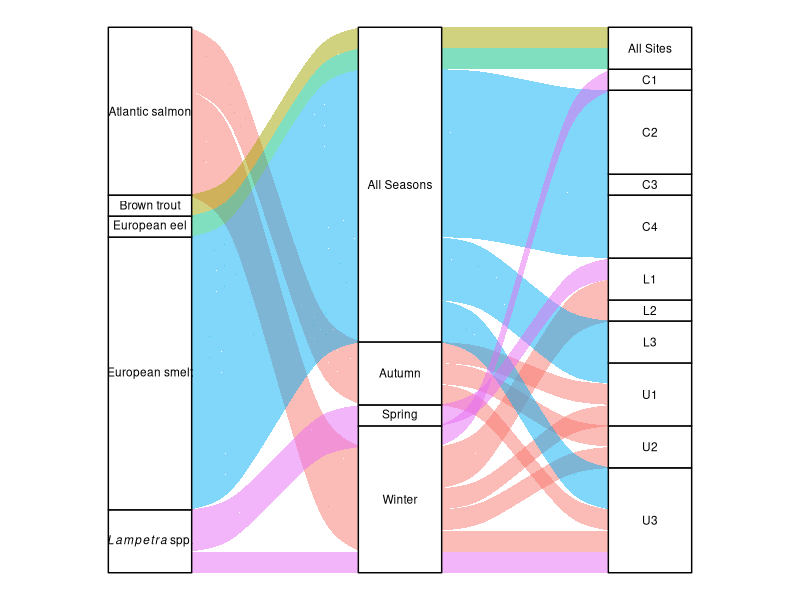

Here is the R script that generated this plot: (Note: this script raises an error after producing the figure.)
library(ggplot2)
library(ggalluvial)
library(dplyr)
library(tidyr)

# Step 1: Original data
data <- data.frame(
  Species = c("Brown trout", "European eel", "Atlantic salmon", "Atlantic salmon", 
              "Lampetra spp.", "Lampetra spp.", 
              "European smelt", "European smelt", "European smelt", 
              "European smelt", "European smelt", "European smelt", 
              "European smelt", "European smelt", "European smelt"),
  
  Season = c("All Seasons", "All Seasons", "Winter", "Autumn", 
             "Spring", "Winter", "All Seasons", "All Seasons", 
             "All Seasons", "All Seasons", "All Seasons", "All Seasons", "All Seasons", "All Seasons", "All Seasons"),
  
  Site = c("All Sites", "All Sites", "U1, U2, U3, L1, L2", "U1, U2, U3", 
           "L1", "U3, C1", "C2, U3", "C3", "C4", 
           "C2, C4", "C2", "U1, L3", "L3", "C4", "C2, U3")
)

# Step 2: Separate multiple sites into rows
data_long <- data %>%
  separate_rows(Site, sep = ",\\s*")

# Step 3: Plot the alluvial diagram with correct labels
ggplot(data_long, aes(axis1 = Species, axis2 = Season, axis3 = Site, y = 1)) +
  geom_alluvium(aes(fill = Species), width = 0.3) +
  geom_stratum() +
  
  # Add correct labels based on axis
  geom_text(
    stat = "stratum",
    aes(
      label = after_stat(
        ifelse(
          stratum == "Lampetra spp.", "italic(Lampetra)~spp.",  # italic label for species
          paste0("'", stratum, "'")                              # quoted for parse compatibility
        )
      )
    ),
    parse = TRUE,
    size = 3
  ) +
  
  scale_x_discrete(limits = c("Species", "Season", "Site")) +
  theme_void() +
  theme(legend.position = "none")






##detections between zones (eDNA transport)

data <- data.frame(
  Species = c("Abramis brama", "Agonus cataphractus", "Ammodytes marinus", 
              "Anguilla anguilla", "Aphia minuta", "Arnoglossus laterna",
              "Atherina boyeri", "Barbatula barbatula", "Barbus barbus", 
              "Blicca bjoerkna", "Buglossidium luteum", "Carassius carassius",
              "Chelidonichthys cuculus", "Chelon labrosus", "Chelon ramada",
              "Ciliata mustela", "Clupea harengus", "Conger conger", 
              "Cottus gobio", "Crystallogobius linearis", "Cyprinus carpio",
              "Dicentrarchus labrax", "Echiichthys vipera", "Engraulis encrasicolus",
              "Esox lucius", "Gadus morhua", "Gasterosteus aculeatus",
              "Gobio gobio", "Gymnammodytes semisquamatus", "Gymnocephalus cernua",
              "Lampetra fluviatilis", "Lampetra planeri", "Leuciscus idus",
              "Leuciscus leuciscus", "Limanda limanda", "Liparis liparis",
              "Lipophrys pholis", "Melanogrammus aeglefinus", "Merlangius merlangus",
              "Merluccius merluccius", "Mullus surmuletus", "Mustelus asterias",
              "Oncorhynchus mykiss", "Osmerus eperlanus", "Perca fluviatilis",
              "Phoxinus phoxinus", "Platichthys flesus", "Pleuronectes platessa",
              "Pollachius pollachius", "Pomatoschistus microps", "Pomatoschistus minutus",
              "Pungitius pungitius", "Raja clavata", "Rutilus rutilus",
              "Salmo salar", "Salmo trutta", "Scardinius erythrophthalmus",
              "Scomber scombrus", "Scophthalmus maximus", "Scophthalmus rhombus",
              "Solea solea", "Sparus aurata", "Sprattus sprattus", "Squalius cephalus",
              "Symphodus melops", "Syngnathus rostellatus", "Taurulus bubalis",
              "Thymallus thymallus", "Tinca tinca", "Trachurus trachurus",
              "Trisopterus luscus"),
  Tolerance = c("F,B", "M", "M,B", "M,B,F", "M,B", "M", 
                "M,B,F", "F", "F", "F,B", "M", "F,B",
                "M", "M,B,F", "M,B,F", "M", "M,B", "M", 
                "F,B", "M", "F,B", "M,B,F", "M", "M,B",
                "F,B", "M,B", "M,B,F", "F,B", "M", "F,B", 
                "M,B,F", "F", "F,B", "F,B", "M", "M",
                "M", "M", "M,B", "M", "M", "M", "M,B,F", 
                "M,B,F", "F,B", "F,B", "M,B,F", "M,B",
                "M", "M,B,F", "M,B", "M,B,F", "M", "F,B", 
                "M,B,F", "M,B,F", "F,B", "M,B", "M,B", "M",
                "M,B", "M,B", "M,B", "F,B", "M", "M,B", "M,B", 
                "F,B", "F,B", "M", "M,B"),
  eDNAZone = c("Upper, Central, Lower", "Central, Lower", "Upper, Central, Lower",
               "Upper, Central, Lower", "Upper, Central, Lower", "Upper, Central, Lower",
               "Central", "Upper, Central, Lower", "Central, Upper", "Upper, Central, Lower",
               "Upper, Central, Lower", "Upper", "Upper, Lower", "Upper, Central, Lower",
               "Upper, Central, Lower", "Central, Lower", "Upper, Central, Lower", "Central, Lower",
               "Upper, Central, Lower", "Central", "Upper", "Upper, Central, Lower",
               "Central, Lower", "Central, Lower", "Upper, Central, Lower", "Central, Lower",
               "Upper, Central, Lower", "Upper, Central, Lower", "Upper, Central",
               "Upper, Central", "Upper, Lower", "Upper, Lower", "Upper",
               "Upper, Central, Lower", "Upper, Central, Lower", "Lower", "Upper, Central, Lower",
               "Central, Lower", "Central, Lower", "Central", "Upper", "Lower", "Central, Lower",
               "Central, Lower", "Upper, Central, Lower", "Upper, Central, Lower",
               "Upper, Central, Lower", "Upper, Central, Lower", "Lower", "Upper, Central, Lower",
               "Upper, Central, Lower", "Upper, Central, Lower", "Lower", "Upper, Central, Lower",
               "Upper, Central, Lower", "Upper, Central, Lower", "Upper, Central",
               "Upper, Central, Lower", "Lower", "Upper, Central", "Upper, Central, Lower",
               "Upper, Lower", "Upper, Central, Lower", "Upper, Central, Lower",
               "Central", "Lower", "Lower", "Upper, Central, Lower", "Upper", "Lower",
               "Upper, Central, Lower"),
  stringsAsFactors = FALSE
)


plot_data <- data %>%
  mutate(eDNAZone = str_replace_all(eDNAZone, " ", "")) %>%
  separate_rows(eDNAZone, sep = ",") %>%
  filter(!is.na(eDNAZone) & eDNAZone != "") %>%
  mutate(
    Tolerance = case_when(
      Tolerance %in% c("F", "F,B") ~ "F/B",
      Tolerance %in% c("M", "M,B") ~ "M/B",
      Tolerance == "B" ~ "Both",
      TRUE ~ Tolerance
    ),
    eDNAZone = factor(eDNAZone, levels = c("Upper", "Central", "Lower"))
  )


# Filter to include Freshwater and Marine species (now includes F,B and M,B)
filtered_data <- plot_data %>%
  filter(Tolerance %in% c("F/B", "M/B"))

# Create the plot with updated filtered data
ggplot(filtered_data,
       aes(axis1 = Species,     # First axis - Species
           axis2 = Tolerance,   # Second axis - Tolerance
           axis3 = eDNAZone)) + # Third axis - Detection Zone
  geom_alluvium(aes(fill = Tolerance), 
                width = 1/12, 
                knot.pos = 0.3,
                alpha = 0.7) +
  geom_stratum(width = 1/6, fill = "white", color = "black") +
  
  # Species labels (left)
  geom_text(stat = "stratum",
            aes(label = ifelse(after_stat(x) == 1, 
                               as.character(after_stat(stratum)), 
                               ""),
                size = 3,
                angle = 0,
                hjust = 0,
                nudge_x = -0.4)) +
              
              # Tolerance labels (middle)
              geom_text(stat = "stratum",
                        aes(label = ifelse(after_stat(x) == 2, 
                                           as.character(after_stat(stratum)), 
                                           "")),
                        size = 3.5,
                        angle = 0,
                        hjust = 0.5) +
              
              # Detection zone labels (right)
              geom_text(stat = "stratum",
                        aes(label = ifelse(after_stat(x) == 3, 
                                           as.character(after_stat(stratum)), 
                                           "")),
                        size = 3,
                        angle = 0,
                        hjust = 1,
                        nudge_x = 0.4) +
              
              scale_x_discrete(limits = c("Species", "Tolerance", "Detection Zone"),
                               expand = c(0.1, 0.1)) +
              scale_fill_manual(values = c("F/B" = "#66C2A5", 
                                           "M/B" = "#8DA0CB"),
                                guide = "none") +
              labs(title = "Freshwater and Marine Species",
                   subtitle = "Including species with tolerance for brackish environments",
                   y = NULL) +
              theme_minimal() +
              theme(axis.text.y = element_blank(),
                    panel.grid = element_blank(),
                    axis.text.x = element_text(size = 10),
                    plot.margin = margin(1, 1, 1, 3, "cm"))
            
            # Count unique species per Tolerance category (now includes F,B and M,B)
            tolerance_counts <- filtered_data %>%
              distinct(Species, Tolerance) %>%
              count(Tolerance, name = "unique_species_count")
            
            # Get stratum positions (x = 1 is Tolerance axis)
            stratum_positions <- ggplot_build(
              ggplot(filtered_data, aes(axis1 = Tolerance, axis2 = eDNAZone)) +
                geom_alluvium(aes(fill = Tolerance)) +
                geom_stratum()
            )$data[[2]] %>%  # This is for geom_stratum
              filter(x == 1)  # Only left-side (Tolerance) nodes
            
            # Join with counts and shift number label slightly down
            label_data <- left_join(stratum_positions, tolerance_counts, by = c("stratum" = "Tolerance")) %>%
              mutate(y_count = y - 4)  # Move count slightly below center label
            
            # Plot with updated counts
            ggplot(filtered_data,
                   aes(axis1 = Tolerance,
                       axis2 = eDNAZone)) +
              geom_alluvium(aes(fill = Tolerance), 
                            width = 1/8,
                            alpha = 0.7) +
              geom_stratum(width = 1/8, 
                           fill = "white", 
                           color = "gray70") +
              
              # Tolerance node label (e.g. Freshwater) in center
              geom_text(stat = "stratum",
                        aes(label = after_stat(stratum)),
                        size = 3,
                        color = "black") +
              
              # Species count just below the Tolerance label
              geom_text(data = label_data,
                        aes(x = 1, y = y_count, label = unique_species_count),
                        inherit.aes = FALSE,
                        size = 3,
                        color = "black") +
              
              # Detection zone labels on right side
              geom_text(stat = "stratum",
                        aes(label = after_stat(stratum)),
                        size = 3,
                        color = "black") +
              
              scale_x_discrete(limits = c("Tolerance", "Detection Zone"),
                               expand = c(0.1, 0.1)) +
              scale_fill_manual(values = c("F/B" = "#66C2A5", 
                                           "M/B" = "#8DA0CB"),
                                guide = "none") +
              theme_minimal() +
              theme(axis.text.y = element_blank(),
                    panel.grid = element_blank(),
                    axis.text.x = element_blank(),
                    axis.title = element_blank(),
                    plot.margin = margin(5, 5, 5, 5))
            
            
